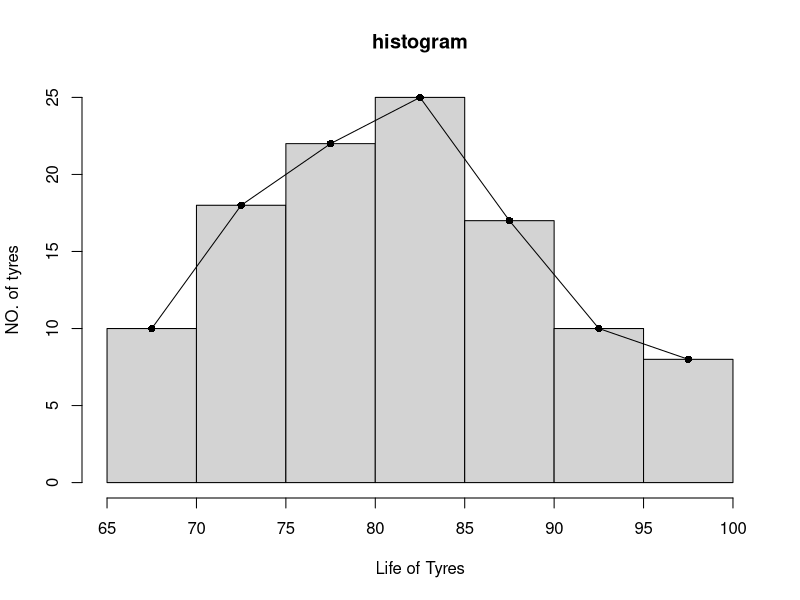

Recreate this plot in R.
x=seq(67.5,97.5,5)
f=c(10,18,22,25,17,10,8)
y = rep(x,f)
w = 5
lb = x-w/2
ub = x+w/2
h = c(lb[1],ub)
hist(y,h,xlab="Life of Tyres", ylab="NO. of tyres",main="histogram")
lines(x,f)
points(x,f,pch=16)